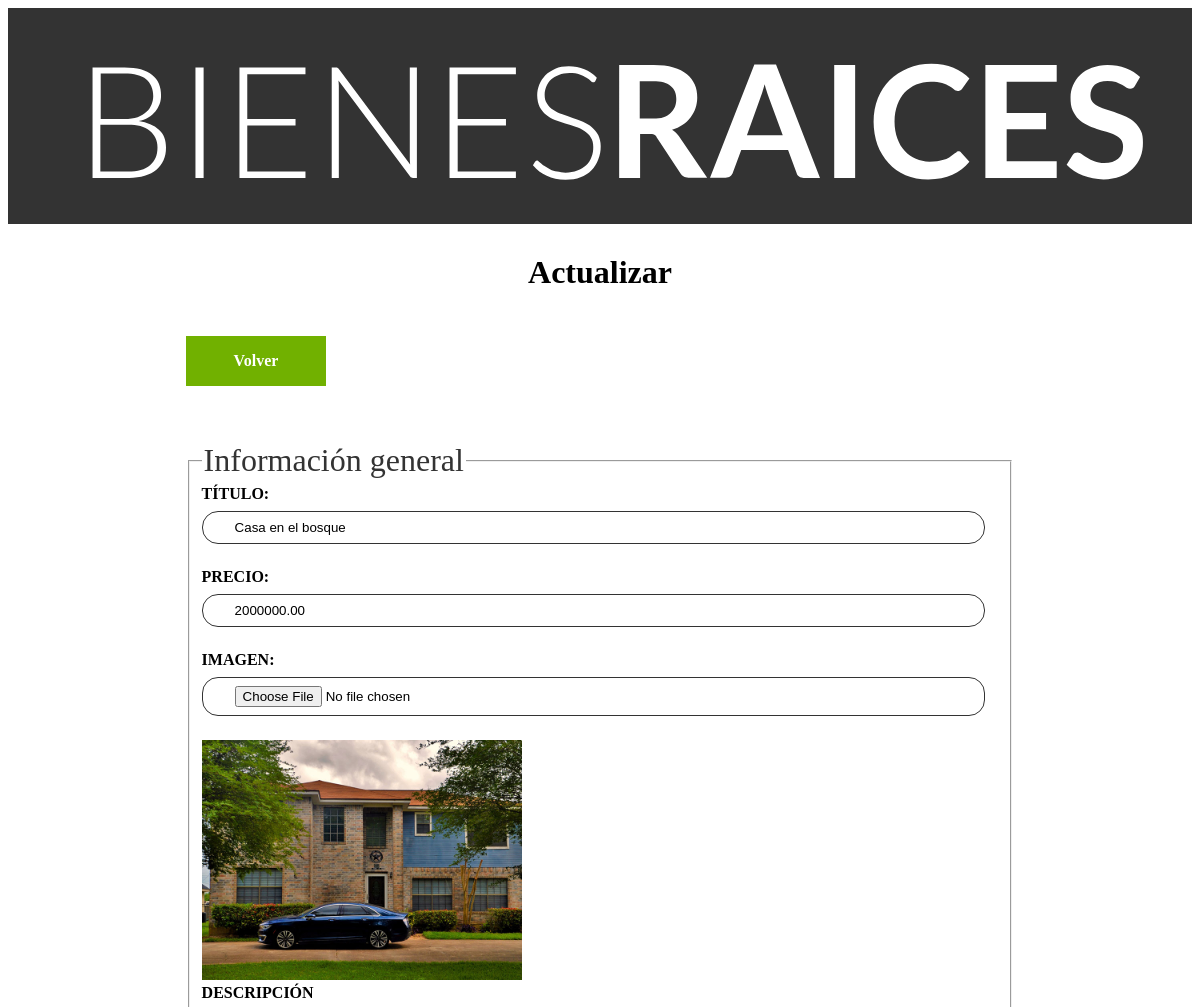
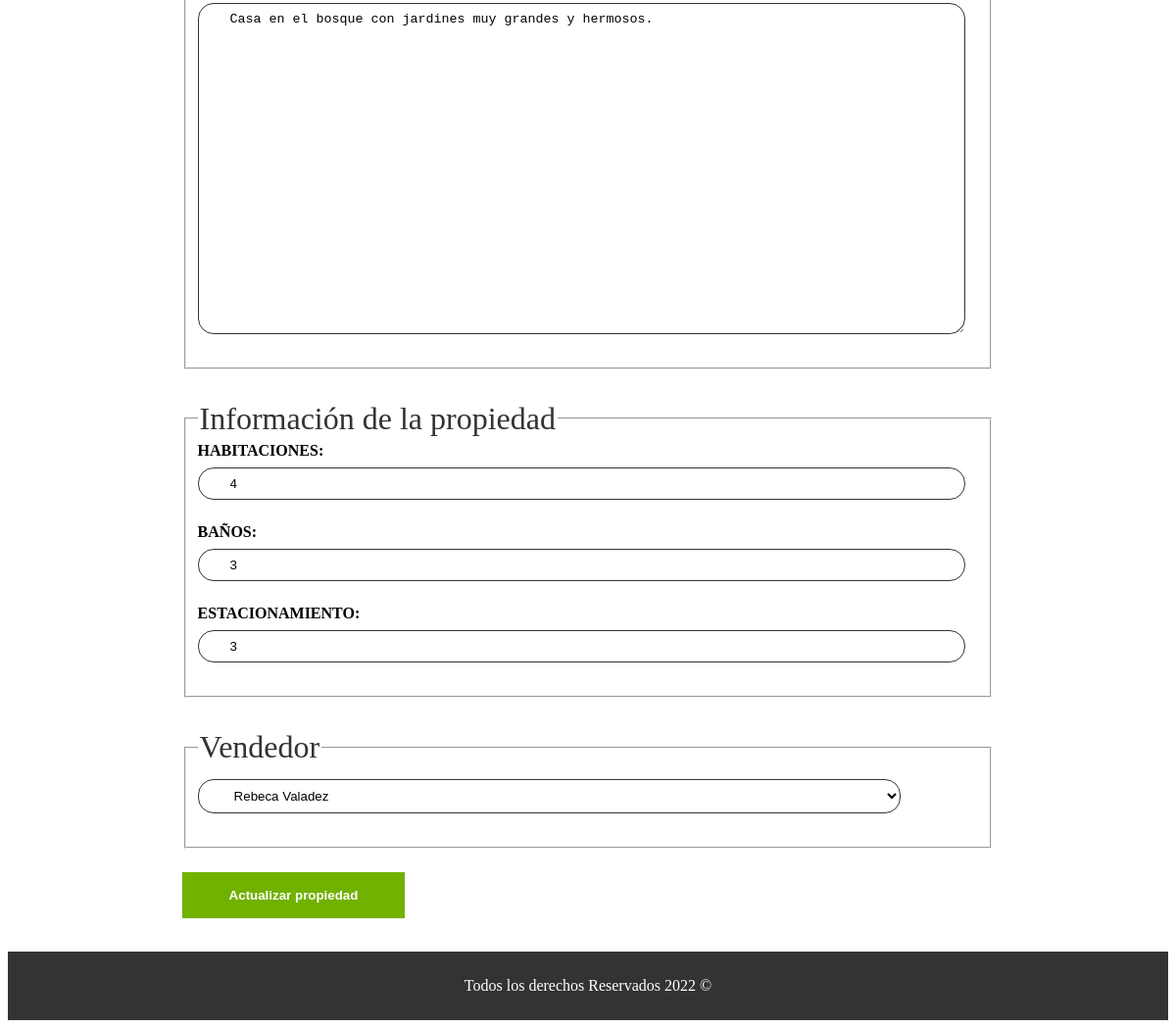
The page /Propiedades/Actualizar.php?id=20 on the database its author committed (2 pictures, top to bottom).
### tables this page shows
CREATE TABLE `propiedades` (
  `id` int(11) NOT NULL AUTO_INCREMENT,
  `titulo` varchar(60) DEFAULT NULL,
  `precio` decimal(10,2) DEFAULT NULL,
  `imagen` varchar(200) DEFAULT NULL,
  `descripcion` longtext,
  `habitaciones` int(1) DEFAULT NULL,
  `wc` int(1) DEFAULT NULL,
  `estacionamiento` int(1) DEFAULT NULL,
  `creado` date DEFAULT NULL,
  `vendedorId` int(11) DEFAULT NULL,
  PRIMARY KEY (`id`),
  KEY `vendedorId_idx` (`vendedorId`),
  CONSTRAINT `vendedorId` FOREIGN KEY (`vendedorId`) REFERENCES `vendedores` (`id`) ON DELETE NO ACTION ON UPDATE NO ACTION
);

CREATE TABLE `vendedores` (
  `id` int(11) NOT NULL AUTO_INCREMENT,
  `nombre` varchar(45) DEFAULT NULL,
  `apellido` varchar(45) DEFAULT NULL,
  `telefono` varchar(10) DEFAULT NULL,
  PRIMARY KEY (`id`)
);

### Propiedades/Actualizar.php (the view, shortened to what this page needs)
<?php
$id = $_GET['id'];
$id = filter_var($id, FILTER_VALIDATE_INT);
$db = conectarDB();
$consulta = "SELECT * FROM propiedades WHERE id = $id";
$resultado = mysqli_query($db, $consulta);
$propiedad = mysqli_fetch_assoc($resultado);
$consulta = "SELECT * FROM vendedores";
$resultado = mysqli_query($db, $consulta);
$titulo = $propiedad['titulo'];
$precio = $propiedad['precio'];
$descripcion = $propiedad['descripcion'];
$habitaciones = $propiedad['habitaciones'];
$wc = $propiedad['wc'];
$estacionamiento = $propiedad['estacionamiento'];
$vendedorId = $propiedad['vendedorId'];
?>
<!DOCTYPE html>
<html lang="en">
<head>
  <link rel="stylesheet" href="../CSS/style.css" />
</head>
<body>
  <header class="header">
    <div class="barra">
      <a href="../index.php">
        <img src="../img/logo.svg" alt="Logotipo de Bienes Raices" />
      </a>
    </div>
  </header>
  <main class="contenedor seccion">
    <h1>Actualizar</h1>
    <a href="../index.php" class="boton boton-verde">Volver</a>
    <form class="formulario" method="POST" enctype="multipart/form-data">
      <fieldset>
        <legend>Información general</legend>
        <label for="titulo">Título:</label>
        <input type="text" id="titulo" name="titulo" placeholder="Título de la propiedad" value="<?php echo $titulo ?>">
        <label for="precio">Precio:</label>
        <input type="number" id="precio" name="precio" placeholder="Precio de la propiedad" value="<?php echo $precio ?>">
        <label for=" iamgen">Imagen:</label>
        <input type="file" id="imagen" accept="image/jpeg, image/png" name="imagen">
        <img src="../imagenes/<?php echo $propiedad['imagen'] ?>" alt="imagen" class="imagen-small">
        <label for="descripcion">Descripción</label>
        <textarea id="descripcion" name="descripcion"><?php echo $descripcion ?></textarea>
      </fieldset>
      <fieldset>
        <legend>Información de la propiedad</legend>
        <label for="habitaciones">Habitaciones:</label>
        <input type="number" id="habitaciones" name="habitaciones" placeholder="Ej: 3" min="1" max="9" value="<?php echo $habitaciones ?>">
        <label for=" wc">Baños:</label>
        <input type="number" id="wc" name="wc" placeholder="Ej: 3" min="1" max="9" value="<?php echo $wc ?>">
        <label for=" estacionamiento">Estacionamiento:</label>
        <input type="number" id="estacionamiento" name="estacionamiento" placeholder="Ej: 3" min="1" max="9" value="<?php echo $estacionamiento ?>">
      </fieldset>
      <fieldset>
        <legend>Vendedor</legend>
        <select name=" vendedorId">
          <option value="">>--Seleccione--<< /option>
              <?php while ($row = mysqli_fetch_assoc($resultado)) : ?>
          <option <?php echo $vendedorId === $row["id"] ? 'selected' : ''; ?> value="<?php echo $row['id']; ?>"> <?php echo $row['nombre'] . ' ' . $row['apellido']; ?></option>
        <?php endwhile ?>
        </select>
      </fieldset>
      <input type="submit" value="Actualizar propiedad" class="boton boton-verde">
    </form>
  </main>
  <footer class="footer seccion">
    <p class="copyright">
      Todos los derechos Reservados
      <?php echo date('Y'); ?>
      &copy;
    </p>
  </footer>
</body>
</html>

### CSS/style.css (style rules this page uses)
.header { background-color: #333333; padding: 10px; }
.contenedor { width: 70%; max-width: 120rem; margin: 0 auto; }
.seccion { margin-top: 2.5rem / 2; margin-bottom: 2.5rem / 2; }
main h1 { text-align: center; margin-top: 30px; }
.boton-verde { background-color: #71b100; color: white; font-weight: 700; text-decoration: none; padding: 1rem 3rem; text-align: center; margin: 1.5rem 0; display: inline-block; border: none; }
.formulario fieldset { margin-top: 2rem; }
.formulario legend { font-size: 2rem; color: #333333; }
.formulario label { font-weight: 700; text-transform: uppercase; display: block; }
.formulario select, input:not([type="submit"]), textarea { padding: 0.5rem 2rem; display: block; width: 90%; background-color: white; border: 1px solid #333333; border-radius: 1rem; margin: 0.5rem 0 1.5rem 0; }
.formulario textarea { height: 20rem; }
.imagen-small { width:20rem }
.footer { margin-top: 10px; padding: 10px 0; background-color: #333333; margin-bottom: 0; }
.copyright { color: white; text-align: center; }

### rows shown on the page
propiedades: titulo "Casa en el bosque", precio "2000000.00", imagen (picture), descripcion "Casa en el bosque con jardines muy grandes y hermosos.", habitaciones "4", wc "3", estacionamiento "3", vendedorId.nombre "Rebeca Valadez"
